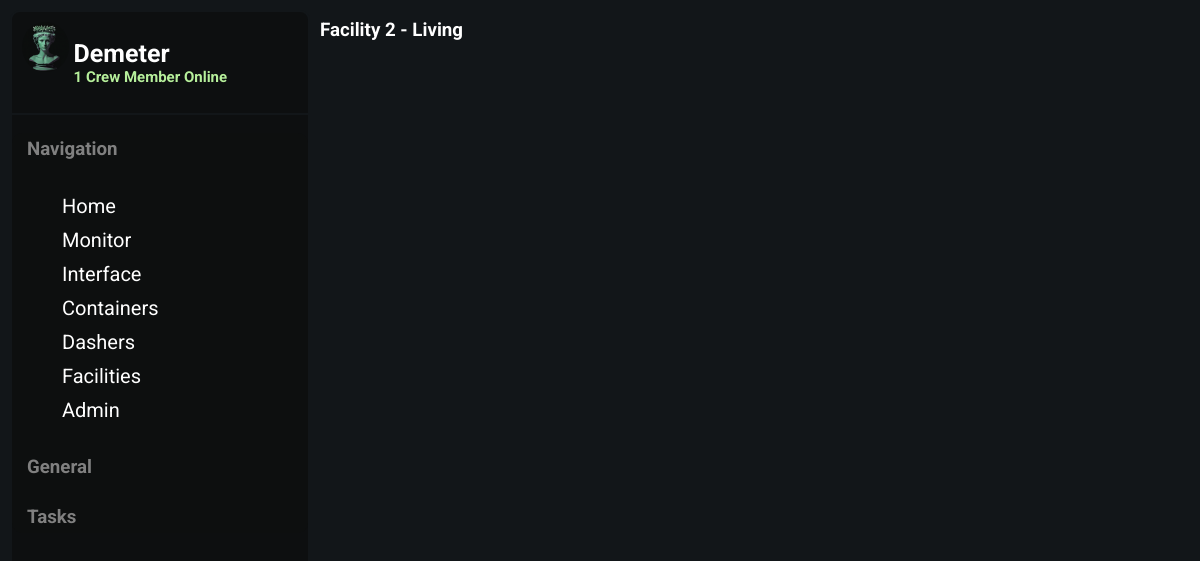
The page /facilities/2/ on the database as committed earlier.
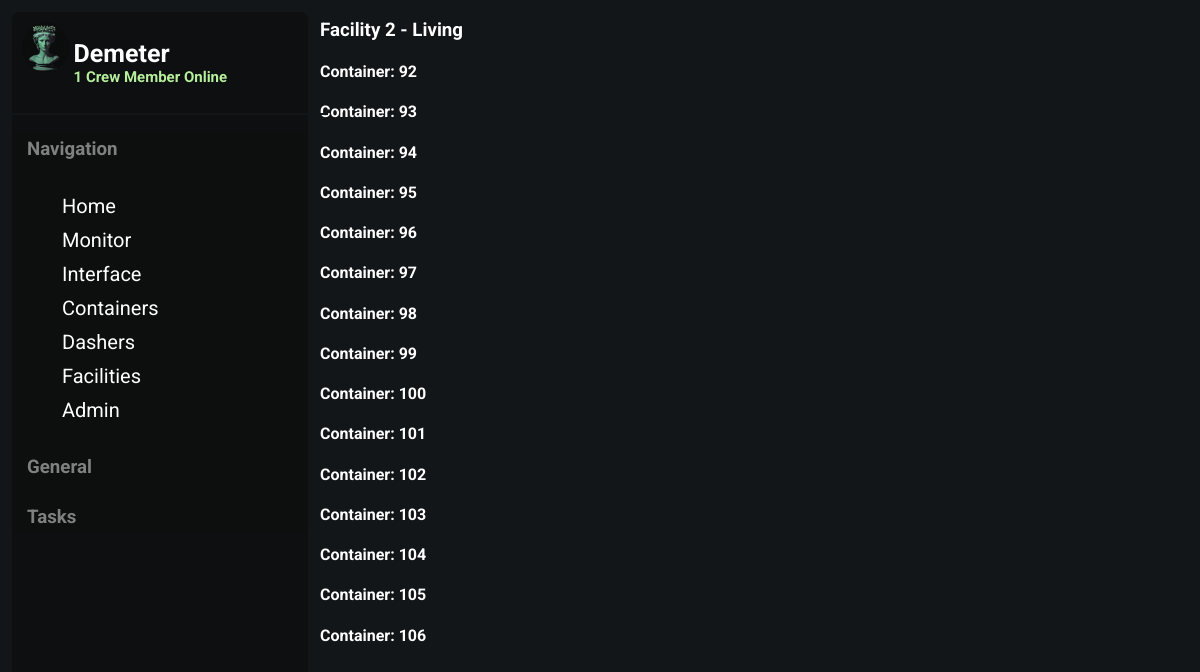
The same page on the database as committed later.
### container/models.py (models this page shows)
class Facility(models.Model):
    facilityID = models.AutoField(primary_key=True,)
    locationX = models.IntegerField(default=0)
    locationY = models.IntegerField(default=0)
    FACILITIES = [
        ("Storage","Storage"),
        ("Living","Living"),
        ("Sorting Area","Sorting Area"),
        ("Other","Other"),
    ]
    typeFacility = models.CharField(
        max_length=64,
        default="Storage",
        choices=FACILITIES,
        null=False,
        blank=False,
        )
    def __str__(self):
        return f"Facility {self.facilityID} - {self.typeFacility}"

class Container(models.Model):
    containerID = models.AutoField(primary_key=True, blank=False)
    rationPacks = models.IntegerField(default=1, blank=False)
    sensorContainer = models.CharField(max_length=64, null=True, blank=True)
    location = models.ForeignKey(Facility,
    on_delete=models.PROTECT,
    blank=False,
    related_name="Container"
    )
    def __str__(self) -> str:
        return f"Container: {self.containerID}"

### inhabitant/views.py (the view)
# urls.py: path("facilities/<str:facilityID>/", views.joinFacilityDash,name="facilitydash")
def joinFacilityDash(request, facilityID):
    try:
        facility = Facility.objects.get(facilityID=facilityID)
        containers = Container.objects.filter(location=facility)
    except Inhabitant.DoesNotExist:
        facility = None
    return render(request, "inhabitant/facilitydash.html",{
        "facility":facility,
        "containers":containers,
    })

### inhabitant/templates/inhabitant/facilitydash.html
{% extends 'inhabitant/base.html' %}
{% block body%}
<h3>{{ facility }}</h3>
{% for container in containers %}
<h4>{{ container }}</h4>
{% endfor %}
{% endblock body %}

### inhabitant/templates/inhabitant/base.html (shortened to what this page needs)
<!DOCTYPE html>
<html lang="en">
<head>
    {% load static %}
    <link rel="stylesheet" type="text/css" href="{% static 'css/base.css' %}">
</head>
<body class="body">
<div>
    <div class="layout-wrapper">
        <div class="demeter-figure">
            <img alt="dem" src="{% static 'img/demeter-Img.png' %}">
            <h1>Demeter
                <p>1 Crew Member Online</p>
            </h1>
        </div>
        <div class="nav-area">
            <h3>Navigation</h3>
            <ul class="nav-list">
                <li><a href="{% url 'home' %}">Home</a></li>
                <li><a href="{% url 'monitor' %}">Monitor</a></li>
                <li><a href="{% url 'interface' %}">Interface</a></li>
                <li><a href="{% url 'containers' %}">Containers</a></li>
                <li><a href="{% url 'dashers' %}">Dashers</a></li>
                <li><a href="{% url 'facilities' %}">Facilities</a></li>
                <li><a href="{% url 'admin:index' %}">Admin</a></li>
            </ul>
            <h3>General</h3>
            <h3>Tasks</h3>
        </div>
    </div>
    <div class="other-pages-bodies">
    {% block body %}
    {% endblock body %}
    </div>
</div>
</body>
</html>

### inhabitant/static/css/base.css (style rules this page uses)
.body { background-color: #121619; font-family: 'Roboto', sans-serif; color: white; padding: 20px; margin: 0%; padding: 0%; }
.body > div { padding: 0px; margin: 0%; }
.layout-wrapper { position: fixed; left: 0; top: 0; width: 300px; height: 100%; background-color: #0d0f10; border: 2px solid #121619; color: #fff; padding: 0px; margin: 10px; border-radius: 10px; box-sizing: border-box; }
.demeter-figure { padding: 10px; margin: 0%; display: flex; border-bottom: 2px solid #121619; width: 100%; }
.demeter-figure > img { box-sizing: border-box; border-radius: 50%; height: 50px; }
.demeter-figure > h1 { padding-left: 5px; text-align: left; font-size: 25px; }
.demeter-figure > h1 > p { color: #b6ef9b; margin: 0%; font-size: 15px; }
.nav-area { padding: 0px 10px 0px 10px; background-color: #0d0f0f; border-radius: 10px; grid-row: 2 / 15; grid-column: 1; }
.nav-area > h3 { color: gray; padding: 5px; border-radius: 10px; }
.nav-list { font-size: 20px; padding: 5px 40px 5px 40px; margin: 0%; list-style: none; text-decoration: none; overflow: hidden; color: white; }
.nav-list > li { padding: 5px 0px 5px 0px; margin: 0%; list-style: none; }
.nav-list > li > a { color: white; text-decoration: none; }
.other-pages-bodies { padding: 0px 10px 20px 320px; margin: 0%; }

Rows that differ between the two databases and show on the page:
added Container: containerID "Container: 92"
added Container: containerID "Container: 93"
added Container: containerID "Container: 94"
added Container: containerID "Container: 95"
added Container: containerID "Container: 96"
added Container: containerID "Container: 97"
added Container: containerID "Container: 98"
added Container: containerID "Container: 99"
added Container: containerID "Container: 100"
added Container: containerID "Container: 101"
added Container: containerID "Container: 102"
added Container: containerID "Container: 103"
added Container: containerID "Container: 104"
added Container: containerID "Container: 105"
added Container: containerID "Container: 106"
